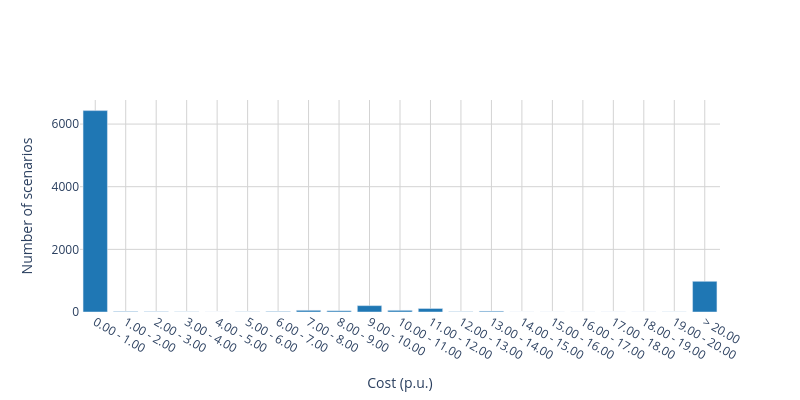

This figure's notebook cell:
### Code cell
df = pd.read_csv(r'./data/tot_cost_failure_scenarios_240222.csv')

def plot_bar_with_outliers(series, name, end):
    start = int(series.min())
    size = 1

    # Making a histogram
    largest_value = series.max()
    if largest_value > end:
        hist = np.histogram(series, bins=np.concatenate([np.arange(start, end, 1), np.array([largest_value])], axis=None))
    else:
        hist = np.histogram(series, bins=np.concatenate([np.arange(start, end, 1), np.array([end])], axis=None))

    # Adding labels to the chart
    labels = []
    for i, j in zip(hist[1][0::1], hist[1][1::1]):
        if j <= end:
            labels.append('{:.2f} - {:.2f}'.format(i, j))
        else:
            labels.append('> {:.2f}'.format(i))

    # Plotting the graph
    data = [go.Bar(x=labels,
                   y=hist[0])]

    layout = go.Layout(
        xaxis = dict(
          title = name,
          gridcolor='lightgrey'),
        yaxis = dict(
          title = 'count',
          gridcolor='lightgrey'), 
        paper_bgcolor='rgba(0,0,0,0)',
        plot_bgcolor='rgba(0,0,0,0)'
    )
    fig = go.Figure(data=data, layout=layout)
    fig.update_traces(marker_color='#1F77B4')
    fig.update_layout(
    yaxis_title='Number of scenarios',
    width=800, height=400
)
    fig.show()

    #iplot(fig, filename='basic histogram')


plot_bar_with_outliers(df['Correction cost'], 'Cost (p.u.)', end=21)

### Figure 1 — Plotly figure (JSON) as saved in the notebook; plotly's stock layout.template omitted (floating-point values rounded to 4 significant figures)
{"data": [{"marker": {"color": "#1F77B4"}, "type": "bar", "x": ["0.00 - 1.00", "1.00 - 2.00", "2.00 - 3.00", "3.00 - 4.00", "4.00 - 5.00", "5.00 - 6.00", "6.00 - 7.00", "7.00 - 8.00", "8.00 - 9.00", "9.00 - 10.00", "10.00 - 11.00", "11.00 - 12.00", "12.00 - 13.00", "13.00 - 14.00", "14.00 - 15.00", "15.00 - 16.00", "16.00 - 17.00", "17.00 - 18.00", "18.00 - 19.00", "19.00 - 20.00", "> 20.00"], "y": [6430, 15, 8, 4, 0, 4, 14, 54, 39, 203, 53, 112, 7, 26, 0, 0, 0, 1, 1, 2, 980]}], "layout": {"height": 400, "paper_bgcolor": "rgba(0, 0, 0, 0)", "plot_bgcolor": "rgba(0, 0, 0, 0)", "width": 800, "xaxis": {"autorange": true, "gridcolor": "lightgrey", "range": [-0.5, 20.5], "title": {"text": "Cost (p.u.)"}, "type": "category"}, "yaxis": {"autorange": true, "gridcolor": "lightgrey", "range": [0, 6768.0], "title": {"text": "Number of scenarios"}, "type": "linear"}}}
